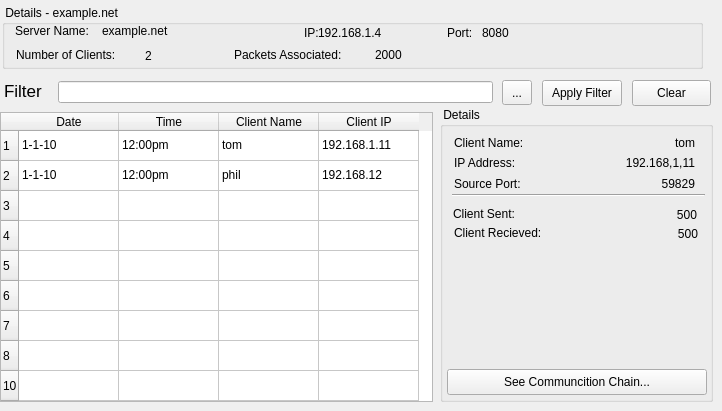
    <widget class="QWidget" name="tab_3">
     <attribute name="title">
      <string>example.net:8080 - Email (2)</string>
     </attribute>
     <widget class="QTableWidget" name="tableWidget_2">
      <property name="geometry">
       <rect>
        <x>0</x>
        <y>112</y>
        <width>433</width>
        <height>290</height>
       </rect>
      </property>
      <row>
       <property name="text">
        <string>1</string>
       </property>
      </row>
      <row>
       <property name="text">
        <string>2</string>
       </property>
      </row>
      <row>
       <property name="text">
        <string>3</string>
       </property>
      </row>
      <row>
       <property name="text">
        <string>4</string>
       </property>
      </row>
      <row>
       <property name="text">
        <string>5</string>
       </property>
      </row>
      <row>
       <property name="text">
        <string>6</string>
       </property>
      </row>
      <row>
       <property name="text">
        <string>7</string>
       </property>
      </row>
      <row>
       <property name="text">
        <string>8</string>
       </property>
      </row>
      <row>
       <property name="text">
        <string>10</string>
       </property>
      </row>
      <column>
       <property name="text">
        <string>Date</string>
       </property>
      </column>
      <column>
       <property name="text">
        <string>Time</string>
       </property>
      </column>
      <column>
       <property name="text">
        <string>Client Name</string>
       </property>
      </column>
      <column>
       <property name="text">
        <string>Client IP</string>
       </property>
      </column>
      <item row="0" column="0">
       <property name="text">
        <string>1-1-10</string>
       </property>
      </item>
      <item row="0" column="1">
       <property name="text">
        <string>12:00pm</string>
       </property>
      </item>
      <item row="0" column="2">
       <property name="text">
        <string>tom</string>
       </property>
      </item>
      <item row="0" column="3">
       <property name="text">
        <string>192.168.1.11</string>
       </property>
      </item>
      <item row="1" column="0">
       <property name="text">
        <string>1-1-10</string>
       </property>
      </item>
      <item row="1" column="1">
       <property name="text">
        <string>12:00pm</string>
       </property>
      </item>
      <item row="1" column="2">
       <property name="text">
        <string>phil</string>
       </property>
      </item>
      <item row="1" column="3">
       <property name="text">
        <string>192.168.12</string>
       </property>
      </item>
     </widget>
     <widget class="QPushButton" name="pushButton_4">
      <property name="geometry">
       <rect>
        <x>542</x>
        <y>80</y>
        <width>80</width>
        <height>26</height>
       </rect>
      </property>
      <property name="text">
       <string>Apply Filter</string>
      </property>
     </widget>
     <widget class="QLineEdit" name="lineEdit_2">
      <property name="geometry">
       <rect>
        <x>58</x>
        <y>81</y>
        <width>435</width>
        <height>22</height>
       </rect>
      </property>
     </widget>
     <widget class="QLabel" name="label_12">
      <property name="geometry">
       <rect>
        <x>4</x>
        <y>83</y>
        <width>57</width>
        <height>16</height>
       </rect>
      </property>
      <property name="font">
       <font>
        <pointsize>13</pointsize>
       </font>
      </property>
      <property name="text">
       <string>Filter</string>
      </property>
      <property name="textFormat">
       <enum>Qt::PlainText</enum>
      </property>
     </widget>
     <widget class="QPushButton" name="pushButton_3">
      <property name="geometry">
       <rect>
        <x>632</x>
        <y>80</y>
        <width>79</width>
        <height>26</height>
       </rect>
      </property>
      <property name="text">
       <string>Clear</string>
      </property>
     </widget>
     <widget class="QToolButton" name="toolButton_2">
      <property name="geometry">
       <rect>
        <x>502</x>
        <y>80</y>
        <width>30</width>
        <height>25</height>
       </rect>
      </property>
      <property name="text">
       <string>...</string>
      </property>
     </widget>
     <widget class="QGroupBox" name="groupBox_2">
      <property name="geometry">
       <rect>
        <x>440</x>
        <y>107</y>
        <width>273</width>
        <height>295</height>
       </rect>
      </property>
      <property name="title">
       <string> Details </string>
      </property>
      <widget class="QPushButton" name="pushButton_5">
       <property name="geometry">
        <rect>
         <x>7</x>
         <y>262</y>
         <width>260</width>
         <height>26</height>
        </rect>
       </property>
       <property name="text">
        <string>See Communcition Chain...</string>
       </property>
      </widget>
      <widget class="QLabel" name="label_13">
       <property name="geometry">
        <rect>
         <x>14</x>
         <y>28</y>
         <width>114</width>
         <height>16</height>
        </rect>
       </property>
       <property name="text">
        <string>Client Name:</string>
       </property>
      </widget>
      <widget class="QLabel" name="label_14">
       <property name="geometry">
        <rect>
         <x>96</x>
         <y>26</y>
         <width>159</width>
         <height>20</height>
        </rect>
       </property>
       <property name="text">
        <string>tom</string>
       </property>
       <property name="alignment">
        <set>Qt::AlignRight|Qt::AlignTrailing|Qt::AlignVCenter</set>
       </property>
      </widget>
      <widget class="QLabel" name="label_16">
       <property name="geometry">
        <rect>
         <x>96</x>
         <y>46</y>
         <width>159</width>
         <height>20</height>
        </rect>
       </property>
       <property name="text">
        <string>192.168,1,11</string>
       </property>
       <property name="alignment">
        <set>Qt::AlignRight|Qt::AlignTrailing|Qt::AlignVCenter</set>
       </property>
      </widget>
      <widget class="QLabel" name="label_15">
       <property name="geometry">
        <rect>
         <x>14</x>
         <y>48</y>
         <width>114</width>
         <height>16</height>
        </rect>
       </property>
       <property name="text">
        <string>IP Address:</string>
       </property>
      </widget>
      <widget class="QLabel" name="label_17">
       <property name="geometry">
        <rect>
         <x>14</x>
         <y>69</y>
         <width>114</width>
         <height>16</height>
        </rect>
       </property>
       <property name="text">
        <string>Source Port:</string>
       </property>
      </widget>
      <widget class="QLabel" name="label_18">
       <property name="geometry">
        <rect>
         <x>96</x>
         <y>67</y>
         <width>159</width>
         <height>20</height>
        </rect>
       </property>
       <property name="text">
        <string>59829</string>
       </property>
       <property name="alignment">
        <set>Qt::AlignRight|Qt::AlignTrailing|Qt::AlignVCenter</set>
       </property>
      </widget>
      <widget class="Line" name="line">
       <property name="geometry">
        <rect>
         <x>12</x>
         <y>80</y>
         <width>253</width>
         <height>16</height>
        </rect>
       </property>
       <property name="orientation">
        <enum>Qt::Horizontal</enum>
       </property>
      </widget>
      <widget class="QLabel" name="label_29">
       <property name="geometry">
        <rect>
         <x>13</x>
         <y>99</y>
         <width>81</width>
         <height>16</height>
        </rect>
       </property>
       <property name="text">
        <string>Client Sent:</string>
       </property>
      </widget>
      <widget class="QLabel" name="label_30">
       <property name="geometry">
        <rect>
         <x>98</x>
         <y>98</y>
         <width>159</width>
         <height>20</height>
        </rect>
       </property>
       <property name="text">
        <string>500</string>
       </property>
       <property name="alignment">
        <set>Qt::AlignRight|Qt::AlignTrailing|Qt::AlignVCenter</set>
       </property>
      </widget>
      <widget class="QLabel" name="label_31">
       <property name="geometry">
        <rect>
         <x>99</x>
         <y>117</y>
         <width>159</width>
         <height>20</height>
        </rect>
       </property>
       <property name="text">
        <string>500</string>
       </property>
       <property name="alignment">
        <set>Qt::AlignRight|Qt::AlignTrailing|Qt::AlignVCenter</set>
       </property>
      </widget>
      <widget class="QLabel" name="label_32">
       <property name="geometry">
        <rect>
         <x>14</x>
         <y>118</y>
         <width>104</width>
         <height>16</height>
        </rect>
       </property>
       <property name="text">
        <string>Client Recieved:</string>
       </property>
      </widget>
     </widget>
     <widget class="QGroupBox" name="groupBox_3">
      <property name="geometry">
       <rect>
        <x>2</x>
        <y>5</y>
        <width>701</width>
        <height>64</height>
       </rect>
      </property>
      <property name="title">
       <string> Details - example.net </string>
      </property>
      <widget class="QLabel" name="label_19">
       <property name="geometry">
        <rect>
         <x>13</x>
         <y>18</y>
         <width>91</width>
         <height>16</height>
        </rect>
       </property>
       <property name="text">
        <string>Server Name:</string>
       </property>
      </widget>
      <widget class="QLabel" name="label_20">
       <property name="geometry">
        <rect>
         <x>100</x>
         <y>16</y>
         <width>168</width>
         <height>20</height>
        </rect>
       </property>
       <property name="text">
        <string>example.net</string>
       </property>
       <property name="alignment">
        <set>Qt::AlignLeading|Qt::AlignLeft|Qt::AlignVCenter</set>
       </property>
      </widget>
      <widget class="QLabel" name="label_21">
       <property name="geometry">
        <rect>
         <x>302</x>
         <y>18</y>
         <width>20</width>
         <height>20</height>
        </rect>
       </property>
       <property name="text">
        <string>IP:</string>
       </property>
      </widget>
      <widget class="QLabel" name="label_22">
       <property name="geometry">
        <rect>
         <x>316</x>
         <y>20</y>
         <width>106</width>
         <height>16</height>
        </rect>
       </property>
       <property name="text">
        <string>192.168.1.4</string>
       </property>
       <property name="alignment">
        <set>Qt::AlignLeading|Qt::AlignLeft|Qt::AlignVCenter</set>
       </property>
      </widget>
      <widget class="QLabel" name="label_23">
       <property name="geometry">
        <rect>
         <x>445</x>
         <y>18</y>
         <width>34</width>
         <height>20</height>
        </rect>
       </property>
       <property name="text">
        <string>Port:</string>
       </property>
      </widget>
      <widget class="QLabel" name="label_24">
       <property name="geometry">
        <rect>
         <x>480</x>
         <y>20</y>
         <width>106</width>
         <height>16</height>
        </rect>
       </property>
       <property name="text">
        <string>8080</string>
       </property>
       <property name="alignment">
        <set>Qt::AlignLeading|Qt::AlignLeft|Qt::AlignVCenter</set>
       </property>
      </widget>
      <widget class="QLabel" name="label_25">
       <property name="geometry">
        <rect>
         <x>14</x>
         <y>42</y>
         <width>123</width>
         <height>16</height>
        </rect>
       </property>
       <property name="text">
        <string>Number of Clients:</string>
       </property>
      </widget>
      <widget class="QLabel" name="label_26">
       <property name="geometry">
        <rect>
         <x>143</x>
         <y>43</y>
         <width>57</width>
         <height>16</height>
        </rect>
       </property>
       <property name="text">
        <string>2</string>
       </property>
      </widget>
      <widget class="QLabel" name="label_27">
       <property name="geometry">
        <rect>
         <x>232</x>
         <y>42</y>
         <width>135</width>
         <height>16</height>
        </rect>
       </property>
       <property name="text">
        <string>Packets Associated:</string>
       </property>
      </widget>
      <widget class="QLabel" name="label_28">
       <property name="geometry">
        <rect>
         <x>373</x>
         <y>42</y>
         <width>57</width>
         <height>16</height>
        </rect>
       </property>
       <property name="text">
        <string>2000</string>
       </property>
      </widget>
     </widget>
    </widget>
